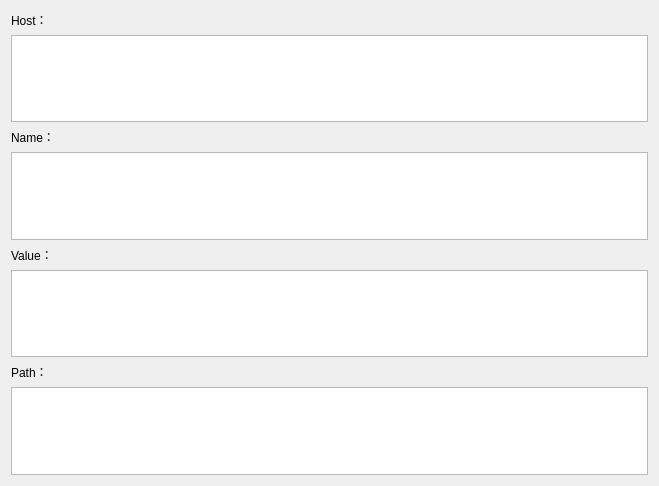
<?xml version="1.0" encoding="UTF-8"?>
<ui version="4.0">
 <class>detailDialog</class>
 <widget class="QDialog" name="detailDialog">
  <property name="geometry">
   <rect>
    <x>0</x>
    <y>0</y>
    <width>659</width>
    <height>486</height>
   </rect>
  </property>
  <property name="windowTitle">
   <string>Dialog</string>
  </property>
  <property name="windowIcon">
   <iconset resource="image.qrc">
    <normaloff>:/newPrefix/icons8.png</normaloff>:/newPrefix/icons8.png</iconset>
  </property>
  <layout class="QVBoxLayout" name="verticalLayout">
   <item>
    <widget class="QLabel" name="label">
     <property name="styleSheet">
      <string notr="true">font: 36pt &quot;Arial&quot;;
</string>
     </property>
     <property name="text">
      <string>Host：</string>
     </property>
    </widget>
   </item>
   <item>
    <widget class="QTextBrowser" name="hosttextBrowser">
     <property name="styleSheet">
      <string notr="true">font: 18pt &quot;Arial&quot;;</string>
     </property>
    </widget>
   </item>
   <item>
    <widget class="QLabel" name="label_2">
     <property name="styleSheet">
      <string notr="true">font: 36pt &quot;Arial&quot;;</string>
     </property>
     <property name="text">
      <string>Name：</string>
     </property>
    </widget>
   </item>
   <item>
    <widget class="QTextBrowser" name="nametextBrowser">
     <property name="styleSheet">
      <string notr="true">font: 18pt &quot;Arial&quot;;</string>
     </property>
    </widget>
   </item>
   <item>
    <widget class="QLabel" name="label_3">
     <property name="styleSheet">
      <string notr="true">font: 36pt &quot;Arial&quot;;</string>
     </property>
     <property name="text">
      <string>Value：</string>
     </property>
    </widget>
   </item>
   <item>
    <widget class="QTextBrowser" name="valuetextBrowser">
     <property name="styleSheet">
      <string notr="true">font: 18pt &quot;Arial&quot;;</string>
     </property>
    </widget>
   </item>
   <item>
    <widget class="QLabel" name="label_4">
     <property name="styleSheet">
      <string notr="true">font: 36pt &quot;Arial&quot;;</string>
     </property>
     <property name="text">
      <string>Path：</string>
     </property>
    </widget>
   </item>
   <item>
    <widget class="QTextBrowser" name="pathtextBrowser">
     <property name="styleSheet">
      <string notr="true">font: 18pt &quot;Arial&quot;;</string>
     </property>
    </widget>
   </item>
  </layout>
 </widget>
 <resources>
  <include location="image.qrc"/>
 </resources>
 <connections/>
</ui>
